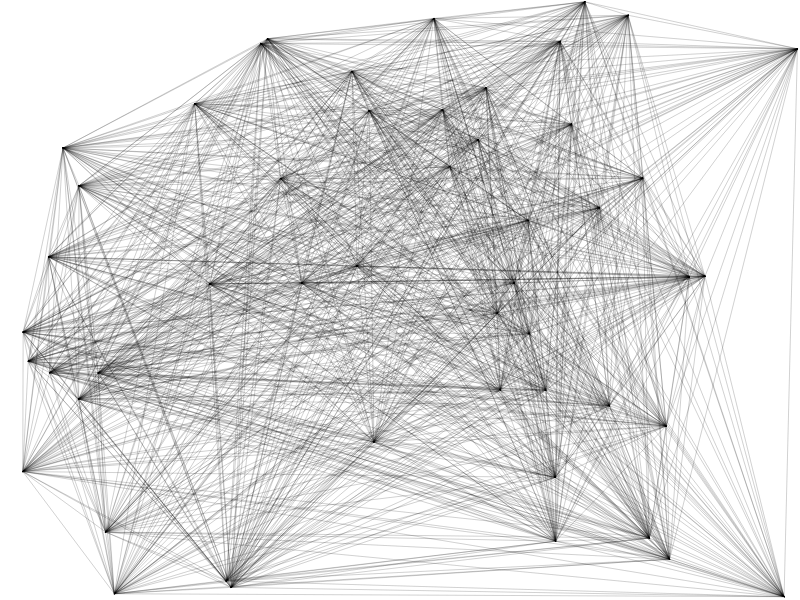
Frame 1 (no input)
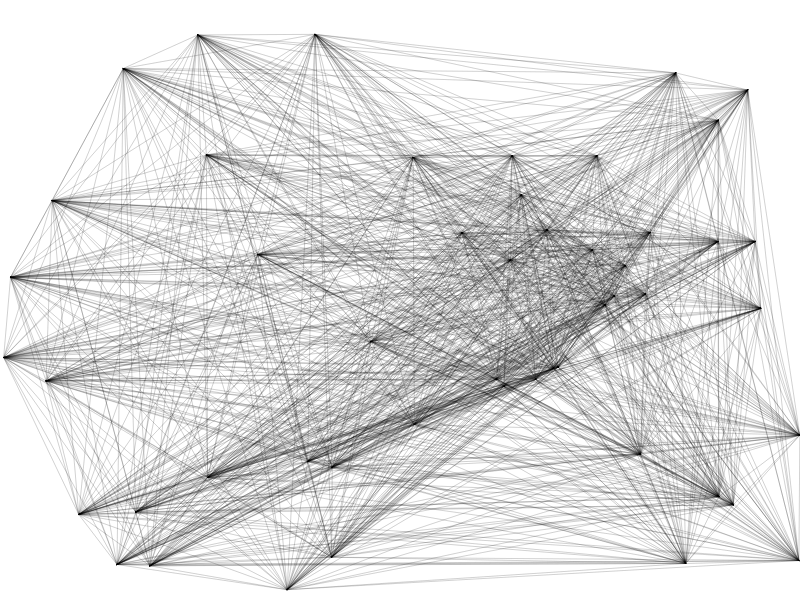
Frame 2 (the mouse pressed at the canvas centre, redrawn once)

The p5.js sketch that drew these frames (run headless with seeded random() and noise() and a simulated clock; the mouse was pressed at the canvas centre and the sketch redrawn once):

// p5.js sketch
// ── sketch.js
let x=new Array(50);
let y=new Array(50);

function setup(){
 createCanvas(displayWidth,displayHeight);
 for(let i=0;i<x.length;i=i+1){
    x[i]=random(width);
   y[i]=random(height);
   strokeWeight(.1);
  }
}

function draw(){
  background(255);
  for(let j=0;j<x.length;j=j+1){
  for(let i=0;i<x.length;i=i+1){
    point(x[i],y[i]);
    line(x[i],y[i],x[j],y[j]);
  }
}
noLoop();
}
function mousePressed(){
  background(255);
    for(let i=0;i<x.length;i=i+1){
    x[i]=random(width);
    y[i]=random(height);
    strokeWeight(.1);
    }
    loop();
}
